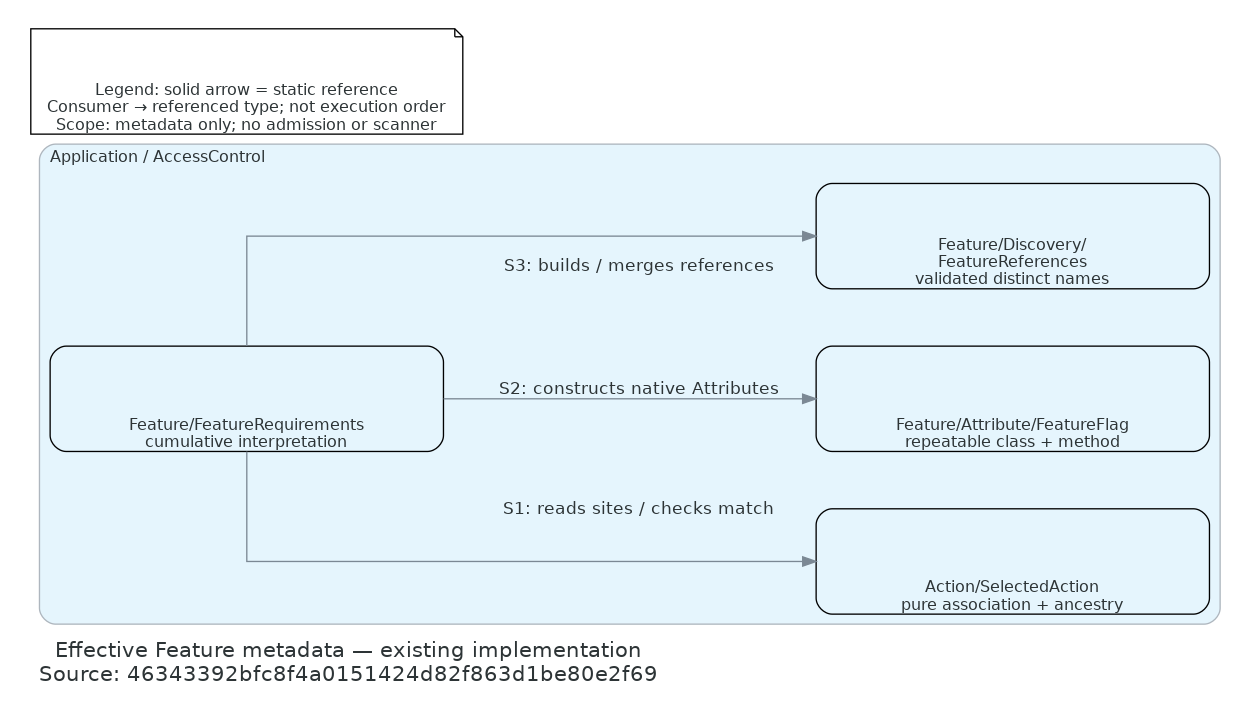

Reproduce this figure in Python.
"""Render the bounded existing Feature metadata ownership view; no application execution."""
from pathlib import Path

from diagrams import Cluster, Diagram, Edge, Node

SOURCE = "46343392bfc8f4a0151424d82f863d1be80e2f69"
OUTPUT = Path(__file__).resolve().with_suffix("")

with Diagram(
    "Effective Feature metadata — existing implementation\nSource: " + SOURCE,
    filename=str(OUTPUT), show=False, direction="LR", outformat="png",
    graph_attr={"fontname": "DejaVu Sans", "fontsize": "16", "pad": "0.3", "nodesep": "0.6",
                "labeljust": "l", "bgcolor": "white"},
    node_attr={"fontname": "DejaVu Sans", "fontsize": "12", "shape": "box",
               "width": "4.1", "height": "1.1"},
    edge_attr={"fontname": "DejaVu Sans", "fontsize": "11"},
):
    with Cluster("Application / AccessControl", graph_attr={"fontname": "DejaVu Sans"}):
        selected = Node("Action/SelectedAction\npure association + ancestry", nodeid="selected")
        requirements = Node("Feature/FeatureRequirements\ncumulative interpretation", nodeid="requirements")
        attribute = Node("Feature/Attribute/FeatureFlag\nrepeatable class + method", nodeid="attribute")
        references = Node("Feature/Discovery/\nFeatureReferences\nvalidated distinct names", nodeid="references")
    requirements >> Edge(label="S1: reads sites / checks match") >> selected
    requirements >> Edge(label="S2: constructs native Attributes") >> attribute
    requirements >> Edge(label="S3: builds / merges references") >> references
    legend = Node("Legend: solid arrow = static reference\nConsumer → referenced type; not execution order\nScope: metadata only; no admission or scanner",
                  nodeid="legend", shape="note", width="4.5")
